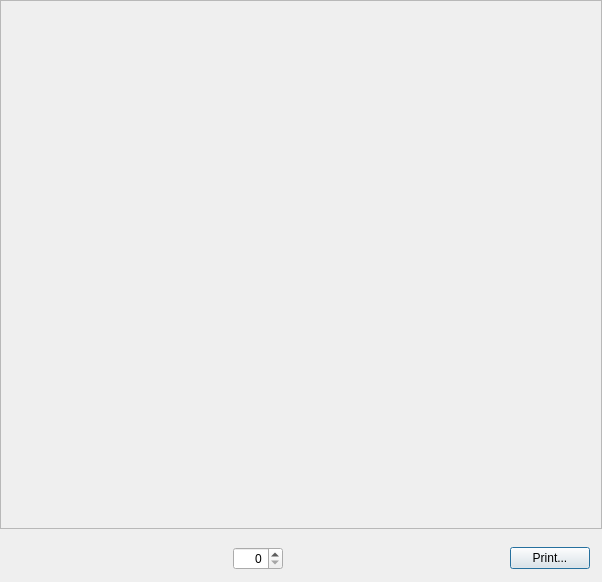
<?xml version="1.0" encoding="UTF-8"?>
<ui version="4.0">
 <class>SvgDisplay</class>
 <widget class="QDialog" name="SvgDisplay">
  <property name="geometry">
   <rect>
    <x>0</x>
    <y>0</y>
    <width>602</width>
    <height>582</height>
   </rect>
  </property>
  <property name="windowTitle">
   <string>Dialog</string>
  </property>
  <layout class="QVBoxLayout" name="verticalLayout">
   <property name="leftMargin">
    <number>0</number>
   </property>
   <property name="topMargin">
    <number>0</number>
   </property>
   <property name="rightMargin">
    <number>0</number>
   </property>
   <property name="bottomMargin">
    <number>0</number>
   </property>
   <item>
    <widget class="QScrollArea" name="scrollArea">
     <property name="widgetResizable">
      <bool>true</bool>
     </property>
     <widget class="QrCodeWidget" name="qrCodeWidget">
      <property name="geometry">
       <rect>
        <x>0</x>
        <y>0</y>
        <width>16</width>
        <height>16</height>
       </rect>
      </property>
      <property name="sizePolicy">
       <sizepolicy hsizetype="Fixed" vsizetype="Fixed">
        <horstretch>0</horstretch>
        <verstretch>0</verstretch>
       </sizepolicy>
      </property>
      <property name="baseSize">
       <size>
        <width>600</width>
        <height>600</height>
       </size>
      </property>
     </widget>
    </widget>
   </item>
   <item>
    <layout class="QHBoxLayout" name="horizontalLayout">
     <property name="leftMargin">
      <number>12</number>
     </property>
     <property name="topMargin">
      <number>12</number>
     </property>
     <property name="rightMargin">
      <number>12</number>
     </property>
     <property name="bottomMargin">
      <number>12</number>
     </property>
     <item>
      <spacer name="horizontalSpacer">
       <property name="orientation">
        <enum>Qt::Orientation::Horizontal</enum>
       </property>
       <property name="sizeHint" stdset="0">
        <size>
         <width>40</width>
         <height>20</height>
        </size>
       </property>
      </spacer>
     </item>
     <item>
      <widget class="QSpinBox" name="pageSpinBox">
       <property name="minimumSize">
        <size>
         <width>50</width>
         <height>0</height>
        </size>
       </property>
       <property name="alignment">
        <set>Qt::AlignmentFlag::AlignRight|Qt::AlignmentFlag::AlignTrailing|Qt::AlignmentFlag::AlignVCenter</set>
       </property>
      </widget>
     </item>
     <item>
      <spacer name="horizontalSpacer_2">
       <property name="orientation">
        <enum>Qt::Orientation::Horizontal</enum>
       </property>
       <property name="sizeHint" stdset="0">
        <size>
         <width>40</width>
         <height>20</height>
        </size>
       </property>
      </spacer>
     </item>
     <item>
      <widget class="QPushButton" name="pushButton">
       <property name="text">
        <string>Print...</string>
       </property>
      </widget>
     </item>
    </layout>
   </item>
  </layout>
 </widget>
 <customwidgets>
  <customwidget>
   <class>QrCodeWidget</class>
   <extends>QWidget</extends>
   <header>qrcodewidget.h</header>
   <container>1</container>
  </customwidget>
 </customwidgets>
 <resources/>
 <connections>
  <connection>
   <sender>pageSpinBox</sender>
   <signal>valueChanged(int)</signal>
   <receiver>SvgDisplay</receiver>
   <slot>setPageNumber(int)</slot>
   <hints>
    <hint type="sourcelabel">
     <x>182</x>
     <y>882</y>
    </hint>
    <hint type="destinationlabel">
     <x>289</x>
     <y>35</y>
    </hint>
   </hints>
  </connection>
  <connection>
   <sender>pushButton</sender>
   <signal>clicked()</signal>
   <receiver>SvgDisplay</receiver>
   <slot>createPrinter()</slot>
   <hints>
    <hint type="sourcelabel">
     <x>356</x>
     <y>872</y>
    </hint>
    <hint type="destinationlabel">
     <x>312</x>
     <y>895</y>
    </hint>
   </hints>
  </connection>
 </connections>
 <slots>
  <slot>setPageNumber(int)</slot>
  <slot>createPrinter()</slot>
 </slots>
</ui>
